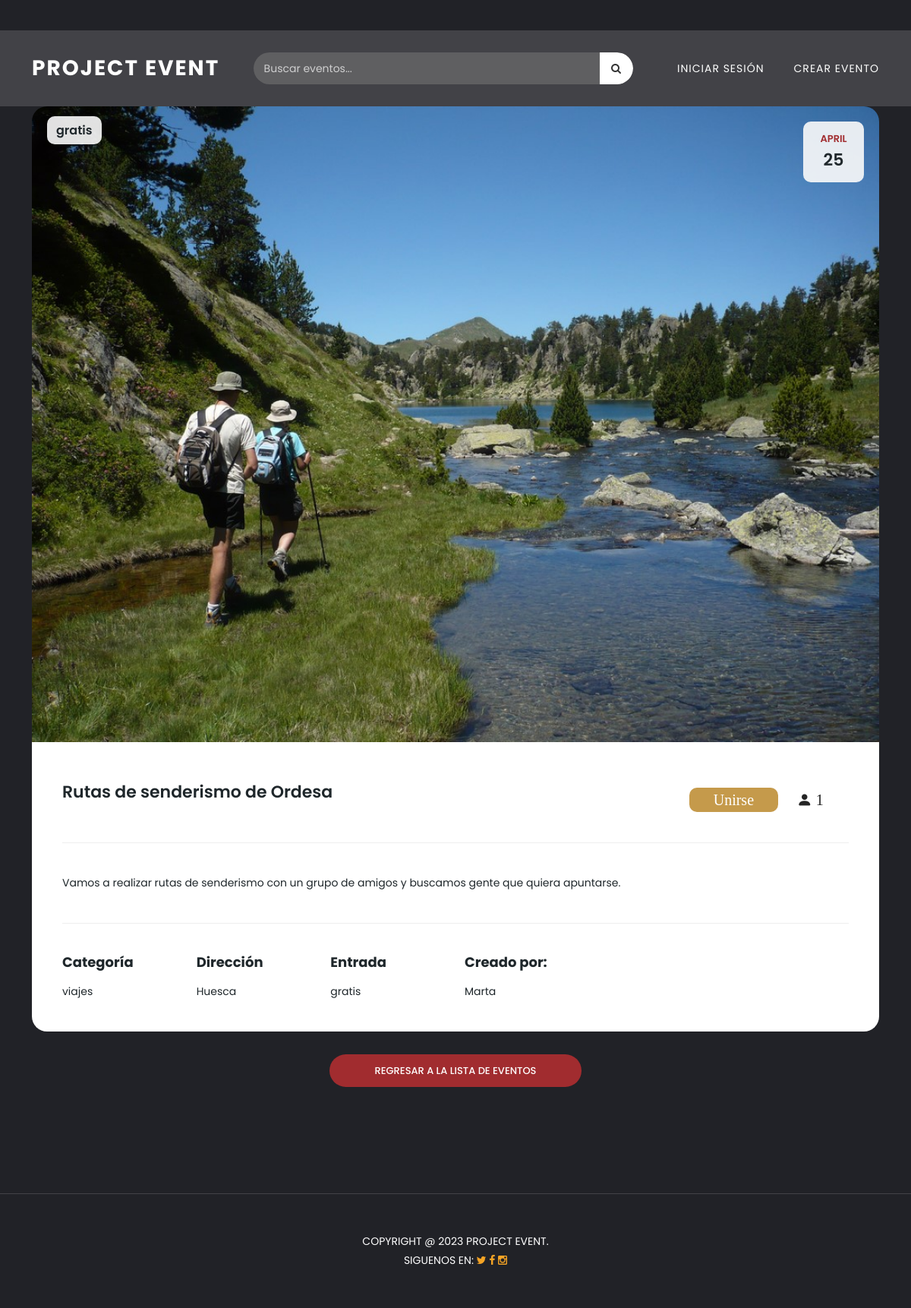
/meeting-details.php?id=57, run on the app's committed database.
### tables this page shows
CREATE TABLE `eventos` (
  `id` int(200) NOT NULL,
  `nomevent` varchar(50) NOT NULL,
  `categoria` varchar(25) NOT NULL,
  `fecha` date NOT NULL,
  `localizacion` varchar(50) NOT NULL,
  `descripcion` varchar(255) NOT NULL,
  `imagen` varchar(200) NOT NULL,
  `usuario` varchar(25) NOT NULL,
  `correo` varchar(50) NOT NULL,
  `max_asistentes` int(10) UNSIGNED DEFAULT NULL,
  `entrada` enum('gratis','pago') NOT NULL DEFAULT 'gratis',
  `usuario_id` int(11) DEFAULT NULL
);

CREATE TABLE `usuarios` (
  `usuario_id` int(11) NOT NULL,
  `contraseña` varchar(60) NOT NULL,
  `correo` varchar(200) NOT NULL,
  `nombre` varchar(50) NOT NULL,
  `fecha` date NOT NULL,
  `imagen` varchar(255) DEFAULT NULL
);

### FuncionesEventos.php (called while the page is built, shortened)
<?php
require ('dbEvent.php');
function obtenerDetallesEvento($id) {
    global $conexion;
    $sql = "SELECT eventos.*, usuarios.nombre AS creador
            FROM eventos
            INNER JOIN usuarios
            ON eventos.usuario_id = usuarios.usuario_id
            WHERE eventos.id = ?";
    $stmt = $conexion->prepare($sql);
    $stmt->bind_param("i", $id);
    $stmt->execute();
    $result = $stmt->get_result();
    if ($result->num_rows > 0) {
        return $result->fetch_assoc();
    }
    return false;
}
function obtenerUnion($id)
{
    global $conexion;
    $stmt = $conexion->prepare("
        SELECT COUNT(*)
        FROM join_event
        WHERE id_evento = ?
        AND join_action = 'unirse'
    ");
    $stmt->bind_param("i", $id);
    $stmt->execute();
    $result = $stmt->get_result();
    $row = $result->fetch_row();
    return (int)$row[0];
}
function UsuarioUnido($evento_id, $id_user)
{
    global $conexion;
    $stmt = $conexion->prepare("
        SELECT 1
        FROM join_event
        WHERE id_evento = ?
        AND id_usuario = ?
        AND join_action = 'unirse'
        LIMIT 1
    ");
    $stmt->bind_param("ii", $evento_id, $id_user);
    $stmt->execute();
    $result = $stmt->get_result();
    return $result->num_rows > 0;
}

### meeting-details.php (the view, shortened to what this page needs)
<?php
require ('usuarios.php');
require ('FuncionesEventos.php');
$id_user = $_SESSION['usuario']['usuario_id'] ?? null;
$usuario = $_SESSION['usuario']['nombre']     ?? null;
$id = $_GET["id"] ?? null;
obtenerDetallesEvento($id);
?>
<!DOCTYPE html>
<html lang="es">
  <head>
    <link href="vendor/bootstrap/css/bootstrap.min.css" rel="stylesheet">
    <link rel="stylesheet" href="assets/css/fontawesome.css">
    <link rel="stylesheet" href="assets/css/templatemo-edu-meeting.css">
    <link rel="stylesheet" href="assets/css/owl.css">
    <link rel="stylesheet" href="assets/css/lightbox.css">
    <link rel="stylesheet" href="assets/css/EstilosPaginaEventos.css">
    <link href="https://cdn.jsdelivr.net/npm/bootstrap-icons@1.11.3/font/bootstrap-icons.css" rel="stylesheet">
  </head>
<body>
<header class="header-area header-sticky">
  <div class="container">
    <div class="row">
      <div class="col-12">
        <nav class="main-nav">
          <a href="index.php" class="logo">Project Event</a>
          <div class="search-container">
            <form action="ListaEventos.php" method="GET" class="search-form">
              <input type="text" name="q" placeholder="Buscar eventos..." class="search-input">
              <button type="submit" class="search-button">
                <i class="fa fa-search"></i>
              </button>
            </form>
          </div>
          <ul class="event-nav">
            <li class="event-user">
              <?php if (!$usuario): ?>
                <a href="Login.php" class="event-login-btn">Iniciar sesión</a>
              <?php endif; ?>
            </li>
            <li>
              <a href="verificarSesion.php">Crear Evento</a>
            </li>
          </ul>
        </nav>
      </div>
    </div>
  </div>
</header>
<section class="meetings-page" id="meetings">
  <div class="container">
    <div class="row">
      <div class="col-lg-12">
      <?php
    $id = $_GET['id'];
    $detalleEvento = obtenerDetallesEvento($id);
    if ($detalleEvento) {
        $entrada = $detalleEvento['entrada'];
        $fecha = $detalleEvento['fecha'];
        $nombreEvento = $detalleEvento['nomevent'];
        $descripcion = $detalleEvento['descripcion'];
        $categoria = $detalleEvento['categoria'];
        $localizacion = $detalleEvento['localizacion'];
        $usuario = $detalleEvento['creador'];
        $imagen = $detalleEvento['imagen'];
        $mes = date('F', strtotime($fecha));
        $dia = date('d', strtotime($fecha));
        ?>
          <div class="row">
            <div class="col-lg-12">
              <div class="meeting-single-item">
                <div class="thumb">
                  <div class="price">
                    <span><?php echo $entrada; ?></span>
                  </div>
                  <div class="date">
                    <h6><?php echo $mes; ?> <span><?php echo $dia; ?></span></h6>
                  </div>
                  <a><img src="<?php echo $imagen; ?>" alt=""></a>
                </div>
                <div class="down-content">
                  <div class="d-flex justify-content-between align-items-center mb-3">
                    <h4 class="mb-0">
                      <?php echo $nombreEvento; ?>
                    </h4>
                    <div class="cajaEventoUnirse">
                      <?php if (UsuarioUnido($detalleEvento ['id'], $id_user)): ?>
                        <button class="btnU abandonando" data-id="<?= $detalleEvento ['id'] ?>">
                          Abandonar
                        </button>
                      <?php else: ?>
                        <button class="btnU uniendose" data-id="<?= $detalleEvento ['id'] ?>">
                          Unirse
                        </button>
                      <?php endif; ?>
                      <span class="unirse">
                        <i class="bi bi-person-fill"></i>
                        <?php echo obtenerUnion($detalleEvento ['id']); ?>
                      </span>
                    </div>
                  </div>
                  <p class="description">
                    <?php echo $descripcion; ?>
                  </p>
                  <div class="row">
                    <div class="col-lg-2">
                      <div class="hours">
                        <h5>Categoría</h5>
                        <p><?php echo $categoria; ?></p>
                      </div>
                    </div>
                    <div class="col-lg-2">
                      <div class="location">
                        <h5>Dirección</h5>
                        <p><?php echo $localizacion; ?></p>
                      </div>
                    </div>
                    <div class="col-lg-2">
                      <div class="location">
                        <h5>Entrada</h5>
                        <p><?php echo $entrada; ?></p>
                      </div>
                    </div>
                    <div class="col-lg-2">
                      <div class="book now">
                        <h5>Creado por:</h5>
                        <p><?php echo $usuario; ?></p>
                      </div>
                    </div>
                  </div>
                </div>
              </div>
            </div>
            <div class="col-lg-12">
              <div class="main-button-red">
                <a href="ListaEventos.php">Regresar a la lista de eventos</a>
              </div>
            </div>
          </div>
        <?php
        } else {
          echo "El evento no existe.";
        }
        ?>
      </div>
    </div>
  </div>
  <div class="footer">
    <p>Copyright @ 2023 Project Event.
        <br>Siguenos en:
        <a href="https://twitter.com/" target="_parent" title="free css templates"><i class="fa fa-twitter"></i></a>
        <a href="https://fb.com/" target="_parent" title="free css templates"><i class="fa fa-facebook"></i></a>
        <a href="https://instagram.com/" target="_parent" title="free css templates"><i class="fa fa-instagram"></i></a>
    </p>
  </div>
</section>
</body>
</html>

### assets/css/EstilosPaginaEventos.css (style rules this page uses)
.cajaEventoUnirse { margin-left: auto; display: flex; align-items: center; gap: 10px; margin-top: 20px; }
.uniendose { width: 150px; height: auto; font-size: 20px; font-family: 'calibrí'; border-radius: 10px; border:none; background-color: #c59a4b; color: #fff; cursor:pointer; align-items: bottom; }
.unirse { width: 50%; height: auto; font-size: 20px; font-family: 'calibrí'; border:none; color: #252525; cursor:pointer; align-items: bottom; padding-left: 15px; }

### data on the page
eventos: entrada "gratis", fecha "APRIL", fecha "25", imagen (picture), nomevent "Rutas de senderismo de Ordesa", descripcion "Vamos a realizar rutas de senderismo con un grupo de amigos y buscamos gente que quiera apuntarse.", categoria "viajes", localizacion "Huesca", usuario.nombre "Marta"

### other printed values
obtenerUnion($detalleEvento ['id']) "1"
